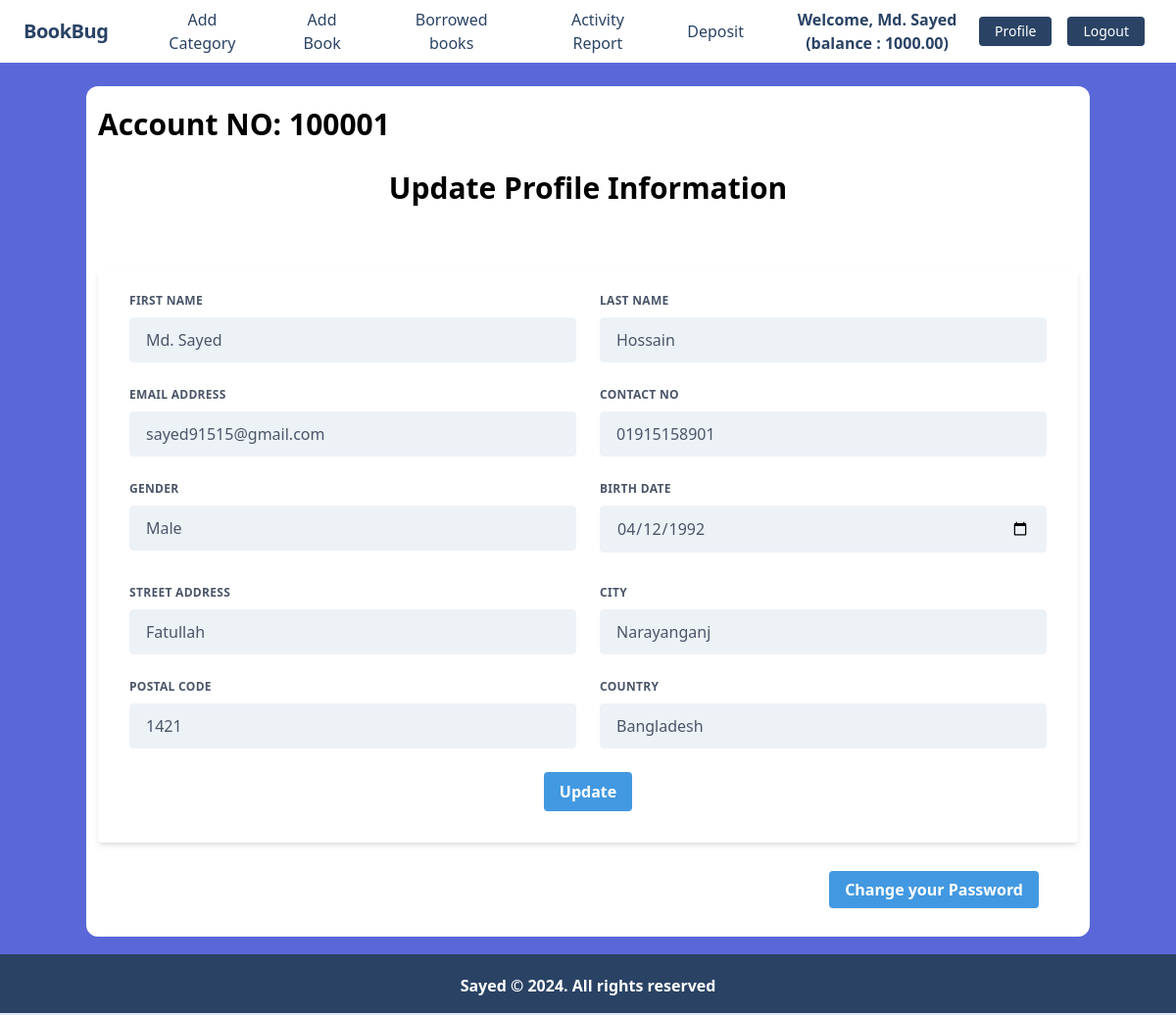
Screenshot of /member/profile/ (signed in) with the database file from the repository.
### member/models.py (models this page shows, shortened)
class UserAccount(models.Model):
    user = models.OneToOneField(User, related_name='account', on_delete=models.CASCADE)
    account_no = models.IntegerField(unique=True) # different user er bank account number alada alada hobe, kokhono ek hobe na..
    contact_no = models.CharField(max_length=11)
    birth_date = models.DateField(null=True, blank=True)
    gender = models.CharField(max_length=10, choices=GENDER_TYPE)
    initial_deposit_date = models.DateField(auto_now_add=True)
    balance = models.DecimalField(default=0, max_digits=12, decimal_places=2) # ekjon user 12 digit porjonto taka rakhte parbe, dui doshomik vabe o rakhte parbe. for example: 1000.50

class UserAddress(models.Model):
    user = models.OneToOneField(User, related_name='address', on_delete=models.CASCADE)
    street_address = models.CharField(max_length=100)
    city = models.CharField(max_length=100)
    postal_code = models.IntegerField()
    country = models.CharField(max_length=100)

### member/views.py (the view, shortened to what this page needs)
# urls.py: path('profile/', views.UserAccountUpdateView.as_view(), name='profile'),
class UserAccountUpdateView(View):
    template_name = 'profile.html'
    def get(self, request):
        form = UserUpdateForm(instance = request.user)
        return render(request, self.template_name, {'form': form})

### member/templates/profile.html (shortened to what this page needs)
{% extends 'base.html' %}
{% load static %}
{% block content %}
<div class="bg-white px-3 py-4 rounded-xl my-6">
  <h4 class="font-bold text-3xl text-left pb-5">
    Account NO: {{request.user.account.account_no}}
  </h4>
  <h1 class="font-bold text-3xl text-center pb-5">
    Update Profile Information
  </h1>
  <div class="w-full mt-10">
    <form method="post" class="bg-white shadow-md rounded px-8 pt-6 pb-8 mb-4">
      <div class="flex flex-wrap -mx-3 mb-6">
        <div class="w-full md:w-1/2 px-3 mb-6 md:mb-0">
          <label
            class="block uppercase tracking-wide text-gray-700 text-xs font-bold mb-2"
            for="{{ form.first_name.id_for_label }}"
          >
            {{ form.first_name.label }}
          </label>
          {{ form.first_name }}
        </div>
        <div class="w-full md:w-1/2 px-3">
          <label
            class="block uppercase tracking-wide text-gray-700 text-xs font-bold mb-2"
            for="{{ form.last_name.id_for_label }}"
          >
            {{ form.last_name.label }}
          </label>
          {{ form.last_name }}
        </div>
      </div>
      <div class="flex flex-wrap -mx-3 mb-6">
        <div class="w-full md:w-1/2 px-3 mb-6 md:mb-0">
          <label
            class="block uppercase tracking-wide text-gray-700 text-xs font-bold mb-2"
            for="{{ form.email.id_for_label }}"
          >
            {{ form.email.label }}
          </label>
          {{ form.email }}
        </div>
        <div class="w-full md:w-1/2 px-3 mb-6 md:mb-0">
          <label
            class="block uppercase tracking-wide text-gray-700 text-xs font-bold mb-2"
            for="{{ form.contact_no.id_for_label }}"
          >
            {{ form.contact_no.label }}
          </label>
          {{ form.contact_no }}
        </div>
      </div>
      <div class="flex flex-wrap -mx-3 mb-6">
        <div class="w-full md:w-1/2 px-3 mb-6 md:mb-0">
          <label
            class="block uppercase tracking-wide text-gray-700 text-xs font-bold mb-2"
            for="{{ form.gender.id_for_label }}"
          >
            {{ form.gender.label }}
          </label>
          {{ form.gender }}
        </div>
        <div class="w-full md:w-1/2 px-3 mb-6 md:mb-0">
          <label
            class="block uppercase tracking-wide text-gray-700 text-xs font-bold mb-2"
            for="{{ form.birth_date.id_for_label }}"
          >
            {{ form.birth_date.label }}
          </label>
          {{ form.birth_date }}
        </div>
      </div>
      <div class="flex flex-wrap -mx-3">
        <div class="w-full md:w-1/2 px-3 mb-6 md:mb-0">
        </div>
        <div class="w-full md:w-1/2 px-3 mb-6 md:mb-0">
        </div>
      </div>
      <div class="flex flex-wrap -mx-3 mb-6">
        <div class="w-full md:w-1/2 px-3 mb-6 md:mb-0">
          <label
            class="block uppercase tracking-wide text-gray-700 text-xs font-bold mb-2"
            for="{{ form.street_address.id_for_label }}"
          >
            {{ form.street_address.label }}
          </label>
          {{ form.street_address }}
        </div>
        <div class="w-full md:w-1/2 px-3">
          <label
            class="block uppercase tracking-wide text-gray-700 text-xs font-bold mb-2"
            for="{{ form.city.id_for_label }}"
          >
            {{ form.city.label }}
          </label>
          {{ form.city }}
        </div>
      </div>
      <div class="flex flex-wrap -mx-3 mb-6">
        <div class="w-full md:w-1/2 px-3 mb-6 md:mb-0">
          <label
            class="block uppercase tracking-wide text-gray-700 text-xs font-bold mb-2"
            for="{{ form.postal_code.id_for_label }}"
          >
            {{ form.postal_code.label }}
          </label>
          {{ form.postal_code }}
        </div>
        <div class="w-full md:w-1/2 px-3">
          <label
            class="block uppercase tracking-wide text-gray-700 text-xs font-bold mb-2"
            for="{{ form.country.id_for_label }}"
          >
            {{ form.country.label }}
          </label>
          {{ form.country }}
        </div>
      </div>
      <div class="text-center">
        <button
          class="bg-blue-500 hover:bg-blue-700 text-white font-bold py-2 px-4 rounded focus:outline-none focus:shadow-outline"
          type="submit"
        >
          Update
        </button>
      </div>
    </form>
    <div class="text-right py-5 mr-10">
      <a
        class="bg-blue-500 hover:bg-blue-700 text-white font-bold py-2 px-4 my-5 rounded focus:outline-none focus:shadow-outline"
        href="{% url 'pass_change' %}"
        >Change your Password</a
      >
    </div>
  </div>
</div>
{% endblock %}

### core/templates/navbar.html (shortened to what this page needs)
<nav class="flex items-center justify-between flex-wrap bg-white px-4 py-2">
  <div class="w-full flex justify-between items-center gap-6 sm:gap-10 px-2">
    <div class="flex items-center flex-shrink-0 text-white mr-2 xl:mr-6">
      <span class="font-semibold text-xl tracking-tight text-blue-900"
        ><a href="/">BookBug</a></span
      >
    </div>
    {% if request.user.is_authenticated %}
    <div
      class="text-md flex flex-col md:flex-row md:gap-2 lg:gap-10 justify-start items-center text-center"
    >
      <a
        href="{% url 'add_category' %}"
        class="block lg:inline-block lg:mt-0 text-blue-900 hover:text-red-900 hover:font-black"
      >
        Add Category
      </a>
      <a
        href="{% url 'add_book' %}"
        class="block lg:inline-block lg:mt-0 text-blue-900 hover:text-red-900 hover:font-black"
      >
        Add Book
      </a>
      <a
        href="{% url 'borrowed_books' user.id %}"
        class="block lg:inline-block lg:mt-0 text-blue-900 hover:text-red-900 hover:font-black"
      >
        Borrowed books
      </a>
      <a
        href="{% url 'activity_report' user.id %}"
        class="block lg:inline-block lg:mt-0 text-blue-900 hover:text-red-900 hover:font-black"
      >
        Activity Report
      </a>
      <a
        href="{% url 'deposit_money' %}"
        class="block lg:inline-block lg:mt-0 text-blue-900 hover:text-red-900 hover:font-black"
      >
        Deposit
      </a>
    </div>
    <div class="flex flex-col lg:flex-row">
      <div class="text-blue-900 my-auto font-black px-2 my-2 text-center w-40 sm:w-48 xl:w-56">
        Welcome, {{ request.user.first_name }} (balance : {{request.user.account.balance}})
      </div>
      <div class="flex justify-center items-center my-2">
        <div>
          <a
            href="{% url 'profile' %}"
            class="mx-2 inline-block font-medium text-sm px-4 py-2 leading-none bg-blue-900 rounded text-white border-white hover:border-transparent hover:text-dark hover:bg-red-700lg:mt-0"
            >Profile</a
          >
        </div>
        <div>
          <form action="{% url 'logout' %}" method="POST">
            <button
              class="mx-2 inline-block font-medium text-sm px-4 py-2 leading-none bg-blue-900 rounded text-white border-white hover:border-transparent hover:text-dark hover:bg-red-700 lg:mt-0"
            >
              Logout
            </button>
          </form>
        </div>
      </div>
    </div>
    {% endif %}
  </div>
</nav>

### rows the page displays
UserAccount: contact_no "01915158901"
UserAddress: street_address "Fatullah", city "Narayanganj", country "Bangladesh"

### other values shown
{{ request.user.first_name }} "Md. Sayed"
{{ request.user.account.balance }} "1000.00"
{{ request.user.account.account_no }} "100001"
